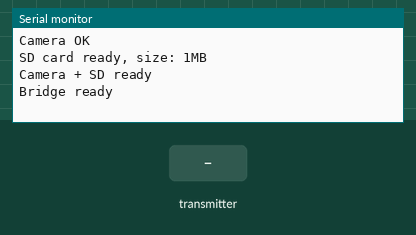
Simulated run of this sketch. Board: Seeed XIAO ESP32-S3. On the bench: the last lines printed to the serial monitor. The inputs (shaded band) are chosen by the test bench. Storage starts empty; the camera gives no picture.

Above: at 1.5 s.
1.6 s: the transmitter starts sending cmd = photo
At 1.96 s:
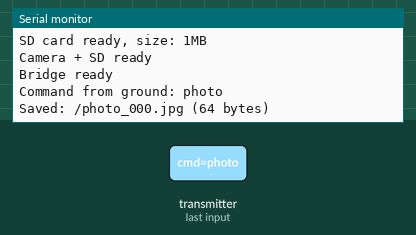
3.1 s: the transmitter starts sending cmd = startcam
At 3.93 s:
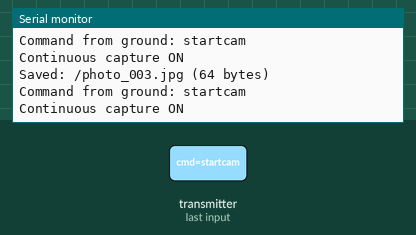
4.6 s: the transmitter starts sending cmd = stopcam
At 4.93 s:
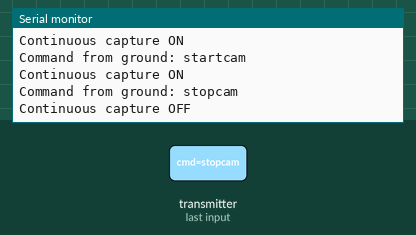
Timing chart, 0 to 7.6 s (numbered marks = the images above; inputs shaded):
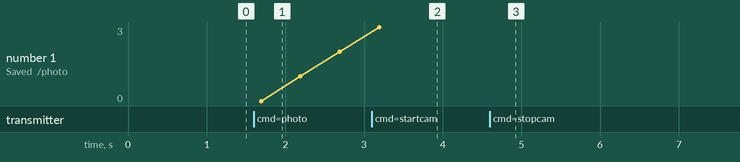

Measured:
- after the input at 1.6 s, the serial monitor: prints a new line at once (image 1)
- after the input at 3.1 s, the serial monitor: prints a new line at once (image 2)
- after the input at 4.6 s, the serial monitor: prints a new line at once (image 3)

The sketch:

esp_radiolink.ino
```cpp
// esp32s3 sense - bridge + camera + SD

#include <esp_now.h>
#include <WiFi.h>
#include "esp_camera.h"
#include "FS.h"
#include "SD.h"
#include "SPI.h"
#include "protocol.h"

uint8_t groundMAC[] = {0x08, 0xD1, 0xF9, 0xF4, 0xBF, 0x50};

#define RXD1 44 // check if valid rx and tx pins with flightcontroller
#define TXD1 43

// ── Camera pins (XIAO ESP32S3 Sense) ──
#define PWDN_GPIO_NUM    -1
#define RESET_GPIO_NUM   -1
#define XCLK_GPIO_NUM    10
#define SIOD_GPIO_NUM    40
#define SIOC_GPIO_NUM    39
#define Y9_GPIO_NUM      48
#define Y8_GPIO_NUM      11
#define Y7_GPIO_NUM      12
#define Y6_GPIO_NUM      14
#define Y5_GPIO_NUM      16
#define Y4_GPIO_NUM      18
#define Y3_GPIO_NUM      17
#define Y2_GPIO_NUM      15
#define VSYNC_GPIO_NUM   38
#define HREF_GPIO_NUM    47
#define PCLK_GPIO_NUM    13

// ── SD card pins (SPI) ──
#define SD_CS   21

esp_now_peer_info_t peerInfo;
int photoCount = 0;
bool continuousCapture = false;
unsigned long lastCaptureTime = 0;
unsigned long captureInterval = 2000;  // ms between photos when continuous try 1000 or 700

// ── Camera init ──
bool initCamera() {
    camera_config_t config;
    config.ledc_channel = LEDC_CHANNEL_0;
    config.ledc_timer   = LEDC_TIMER_0;
    config.pin_d0       = Y2_GPIO_NUM;
    config.pin_d1       = Y3_GPIO_NUM;
    config.pin_d2       = Y4_GPIO_NUM;
    config.pin_d3       = Y5_GPIO_NUM;
    config.pin_d4       = Y6_GPIO_NUM;
    config.pin_d5       = Y7_GPIO_NUM;
    config.pin_d6       = Y8_GPIO_NUM;
    config.pin_d7       = Y9_GPIO_NUM;
    config.pin_xclk     = XCLK_GPIO_NUM;
    config.pin_pclk     = PCLK_GPIO_NUM;
    config.pin_vsync    = VSYNC_GPIO_NUM;
    config.pin_href     = HREF_GPIO_NUM;
    config.pin_sccb_sda = SIOD_GPIO_NUM;
    config.pin_sccb_scl = SIOC_GPIO_NUM;
    config.pin_pwdn     = PWDN_GPIO_NUM;
    config.pin_reset    = RESET_GPIO_NUM;
    config.xclk_freq_hz = 20000000;
    config.pixel_format = PIXFORMAT_JPEG;
    config.frame_size   = FRAMESIZE_UXGA;   // 1600x1200
    config.jpeg_quality = 10;               // 1-63, lower = better quality
    config.fb_count     = 1;
    config.grab_mode    = CAMERA_GRAB_LATEST;
// change so the failed / ok states will be sent to ground, not flight computer
    esp_err_t err = esp_camera_init(&config);
    if (err != ESP_OK) {
        Serial.printf("Camera init failed: 0x%x\n", err);
        return false;
    }
    Serial.println("Camera OK");
    return true;
}

// ── SD card init ──
bool initSD() {
    if (!SD.begin(SD_CS)) {
        Serial.println("SD mount failed!");
        return false;
    }
    uint8_t cardType = SD.cardType();
    if (cardType == CARD_NONE) {
        Serial.println("No SD card!");
        return false;
    }
    Serial.printf("SD card ready, size: %lluMB\n", SD.totalBytes() / (1024 * 1024));
    return true;
}

// ── Take photo and save to SD ──
bool takePhoto() {
    camera_fb_t *fb = esp_camera_fb_get();
    if (!fb) {
        Serial.println("Capture failed!");
        return false;
    }

    // Create filename: /photo_001.jpg, /photo_002.jpg, etc.
    char filename[32];
    snprintf(filename, sizeof(filename), "/photo_%03d.jpg", photoCount);

    File file = SD.open(filename, FILE_WRITE);
    if (!file) {
        Serial.println("Failed to open file!");
        esp_camera_fb_return(fb);
        return false;
    }

    file.write(fb->buf, fb->len);
    file.close();
    esp_camera_fb_return(fb);

    Serial.printf("Saved: %s (%d bytes)\n", filename, fb->len);
    photoCount++;
    return true;
}

// ── Handle commands that are for the bridge itself ──
bool handleBridgeCommand(const Command &c) {
    String cmd = String(c.cmd);
    cmd.trim();

    if (cmd == "photo") {
        takePhoto();
        return true;  // handled here, don't forward to FC
    }
    else if (cmd == "startcam") {
        continuousCapture = true;
        Serial.println("Continuous capture ON");
        return true;
    }
    else if (cmd == "stopcam") {
        continuousCapture = false;
        Serial.println("Continuous capture OFF");
        return true;
    }
    return false;  // not a bridge command, forward to FC
}

void onDataRecv(const esp_now_recv_info *info, const uint8_t *data, int len) {
    if (len == sizeof(Command)) {
        Command c;
        memcpy(&c, data, sizeof(c));

        Serial.print("Command from ground: ");
        Serial.println(c.cmd);

        // Check if it's a bridge command first
        if (!handleBridgeCommand(c)) {
            // Not a bridge command → forward to FC
            sendPacket(Serial1, c);
        }
    }
}

void onDataSent(const wifi_tx_info_t *info, esp_now_send_status_t status) {
    Serial.print("Send: ");
    Serial.println(status == ESP_NOW_SEND_SUCCESS ? "OK" : "FAIL");
}

void setup() {
    Serial.begin(115200);
    Serial1.begin(921600, SERIAL_8N1, RXD1, TXD1);

    // Init camera and SD
    bool camOK = initCamera();
    bool sdOK  = initSD();

    if (camOK && sdOK) {
        Serial.println("Camera + SD ready");
    } else {
        Serial.println("Camera/SD init failed, radio still works");
    }

    WiFi.mode(WIFI_STA);

    if (esp_now_init() != ESP_OK) {
        Serial.println("ESP-NOW init failed!");
        while (true);
    }

    esp_now_register_send_cb(onDataSent);
    esp_now_register_recv_cb(onDataRecv);

    memcpy(peerInfo.peer_addr, groundMAC, 6);
    peerInfo.channel = 0;
    peerInfo.encrypt = false;

    if (esp_now_add_peer(&peerInfo) != ESP_OK) {
        Serial.println("Failed to add peer!");
        while (true);
    }

    Serial.println("Bridge ready");
}

void loop() {
    // Forward sensor data from FC to ground
    SensorData sd;
    if (receivePacket(Serial1, sd)) {
        esp_now_send(groundMAC, (uint8_t *)&sd, sizeof(sd));
    }

    // Continuous photo capture if enabled
    if (continuousCapture && (millis() - lastCaptureTime >= captureInterval)) {
        takePhoto();
        lastCaptureTime = millis();
    }
}
```

protocol.h
```cpp
#pragma once
#include <stdint.h>
#include <string.h>

// Sync bytes for framing
static const uint8_t SYNC1 = 0xAA;
static const uint8_t SYNC2 = 0x55;

#pragma pack(push, 1)
struct SensorData {
    float   pressure;
    int32_t num;
    char    state[16];
    float   lat;
    float   lon;
};

struct Command {
    char cmd[32];
};
#pragma pack(pop)

// XOR checksum over payload bytes
static uint8_t calcChecksum(const uint8_t *buf, size_t len) {
    uint8_t cs = 0;
    for (size_t i = 0; i < len; i++) cs ^= buf[i];
    return cs;
}

// Send a packet: [SYNC1][SYNC2][payload...][checksum]
template<typename T>
static void sendPacket(HardwareSerial &serial, const T &payload) {
    const uint8_t *buf = (const uint8_t *)&payload;
    size_t len = sizeof(T);
    serial.write(SYNC1);
    serial.write(SYNC2);
    serial.write(buf, len);
    serial.write(calcChecksum(buf, len));
}

// Receive a packet using a state-machine. Returns true when a valid packet
// has been received and copied into 'out'. Call repeatedly from loop().
// NOTE: static local variables are per template instantiation, so
// receivePacket<SensorData> and receivePacket<Command> maintain independent state.
template<typename T>
static bool receivePacket(HardwareSerial &serial, T &out) {
    static uint8_t  buf[sizeof(T) + 1];  // +1 for checksum byte
    static size_t   pos    = 0;
    static bool     synced = false;
    static uint8_t  prev   = 0xFF;  // init to non-SYNC1 value

    while (serial.available()) {
        uint8_t b = (uint8_t)serial.read();

        if (!synced) {
            if (prev == SYNC1 && b == SYNC2) {
                synced = true;
                pos    = 0;
            }
            prev = b;
            continue;
        }

        buf[pos++] = b;

        if (pos == sizeof(T) + 1) {  // payload + checksum byte
            synced = false;
            pos    = 0;
            uint8_t expected = calcChecksum(buf, sizeof(T));
            if (buf[sizeof(T)] == expected) {
                memcpy(&out, buf, sizeof(T));
                return true;
            }
            // Bad checksum — drop and keep looking
        }
    }
    return false;
}
```
